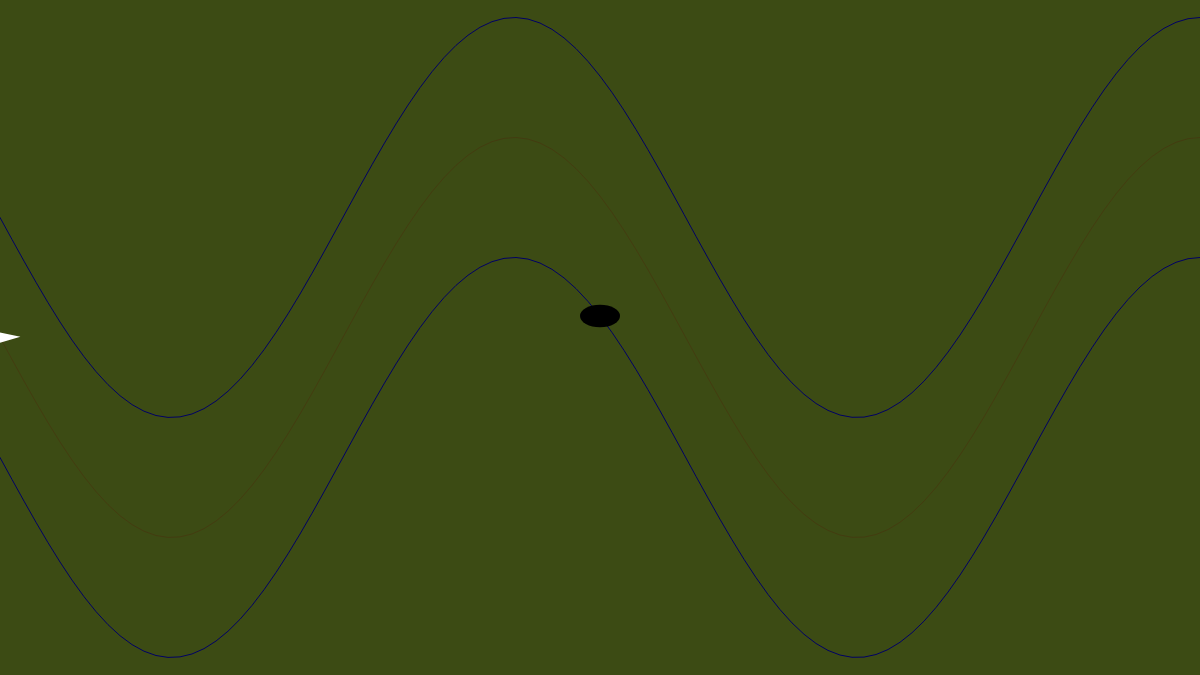
Frame 1 (no input)
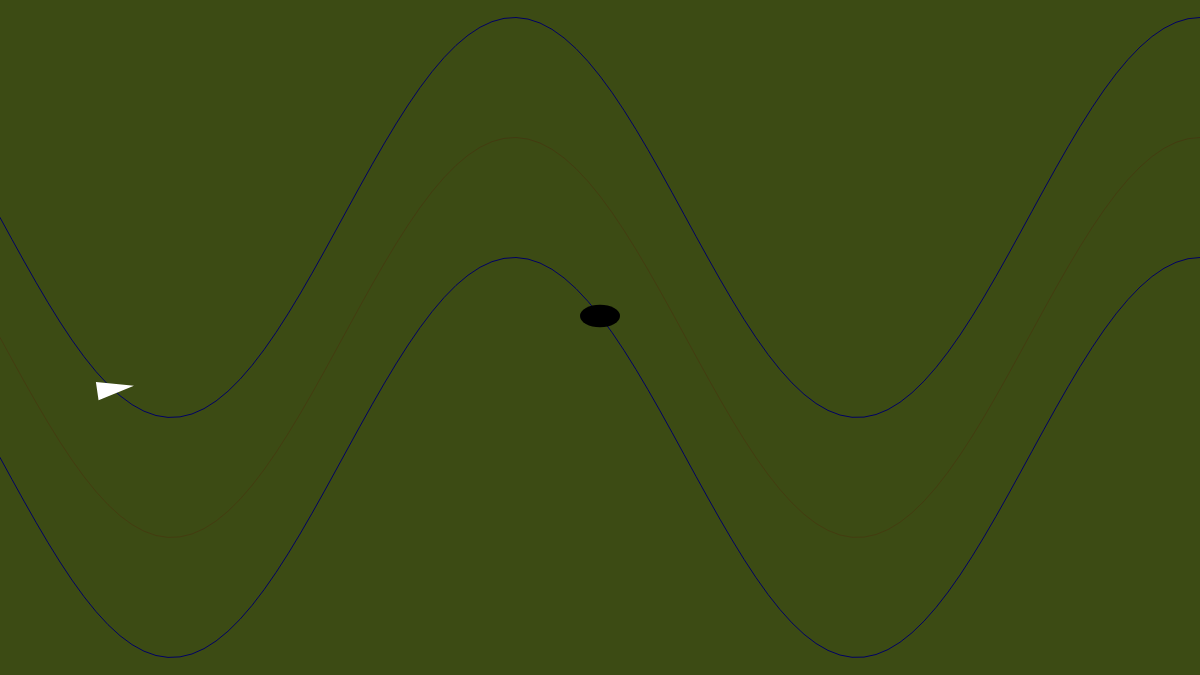
Frame 60 (no input)
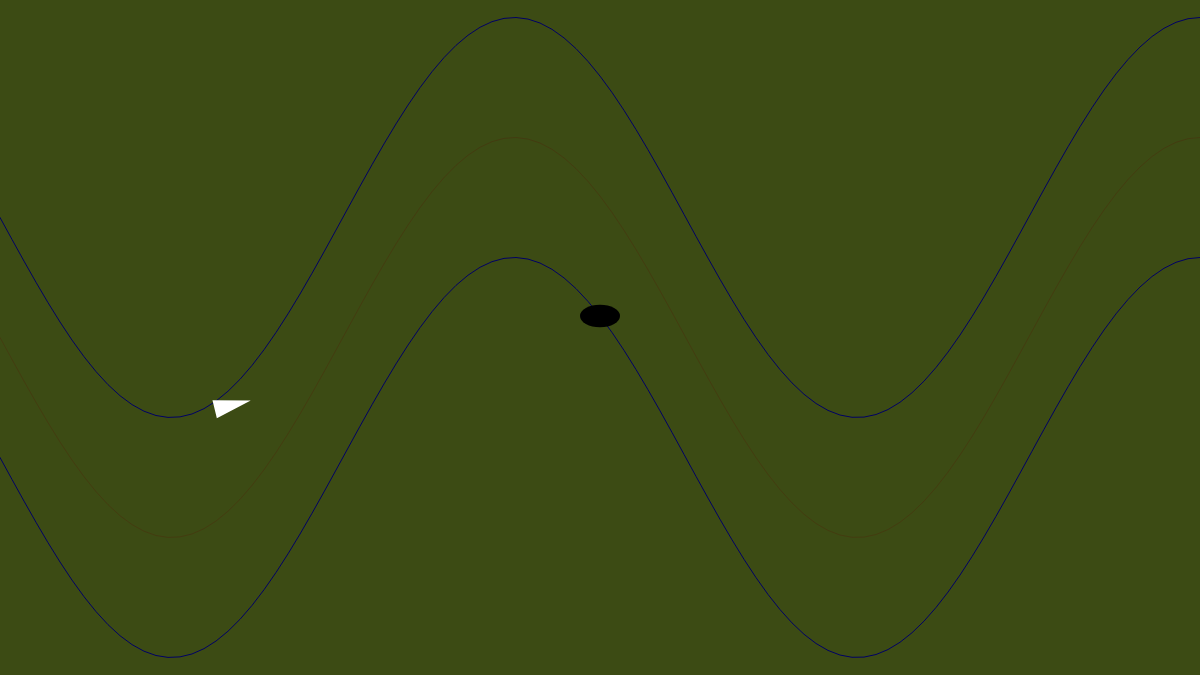
Frame 120 (the mouse pressed at the canvas centre since frame 60)

The p5.js sketch that drew these frames (run headless with seeded random() and noise() and a simulated clock; from frame 60 on, the mouse is pressed at the canvas centre):

// p5.js sketch
// ── sketch.js
let totalCurvePoints = 100; // Define the total number of points for the canal
let aspectRatio = 16/9; 
let numberOfWaves = 1.75; // Define the number of waves in the canal
let amplitude = 400; // Define the amplitude of the waves
let playerScale = 1/30;
let lineThickness = 1;
let canalSideSeparation = 10; //Higher = closer together

function setup() {
  let width = windowWidth;
  let height = windowWidth / aspectRatio;
  createCanvas(width, height);
  canal = new Canal(amplitude, numberOfWaves); // Create an instance of the Canal class
  pursuer = new Pursuer(0, height/2, canal);
  player = new Player(width/2, height/2, canal);
}

function draw() {
  background(60, 75, 20);
  canal.show();
  player.move();
  player.show();

  let steering = pursuer.arrive(player);
  pursuer.applyForce(steering);
  pursuer.update();
  pursuer.show();

}

class Canal {
  constructor(waveHeight, numWaves) {
    this.waveHeight = waveHeight; // Controls the vertical amplitude of the waves
    this.numWaves = numWaves; // Controls how many waves appear
    this.show();
  }

  show() {
    noFill();
    stroke(0, 0, 100);
    strokeWeight(lineThickness);
    //below is adapted from coding train wave example: https://editor.p5js.org/codingtrain/sketches/EIbEYLTaZ
    
    //Draw top canal boundary
    beginShape();
    for (let i = 0; i <= totalCurvePoints; i++) {
      let angle = map(i, 0, totalCurvePoints, 0, this.numWaves * TWO_PI); 
      let y = map(sin(angle), -1, 1, height / 2 - this.waveHeight / 2, height / 2 + this.waveHeight / 2) - width/canalSideSeparation; 
      let x = map(i, 0, totalCurvePoints, 0, width); 
      vertex(x, y);
    }
    endShape();
    
    push();
    stroke(100, 0, 0, 50);
    //Draw middle canal boundary for pathing purposes
    beginShape();
    for (let i = 0; i <= totalCurvePoints; i++) {
      let angle = map(i, 0, totalCurvePoints, 0, this.numWaves * TWO_PI); // Control number of waves
      let y = map(sin(angle), -1, 1, height / 2 - this.waveHeight / 2, height / 2 + this.waveHeight / 2);
      let x = map(i, 0, totalCurvePoints, 0, width); 
      vertex(x, y);
    }
    endShape();
    pop();
    
    //Draw bottom canal boundary
    beginShape();
    for (let i = 0; i <= totalCurvePoints; i++) {
      let angle = map(i, 0, totalCurvePoints, 0, this.numWaves * TWO_PI); // Control number of waves
      let y = map(sin(angle), -1, 1, height / 2 - this.waveHeight / 2, height / 2 + this.waveHeight / 2) + width/canalSideSeparation; 
      let x = map(i, 0, totalCurvePoints, 0, width); 
      vertex(x, y);
    }
    endShape();
    }

    //calculates the top/bottom boundary limit of the canal based on given x coordinate
    calcTopBoundary(xCoord) {
      let angle = map(xCoord, 0, width, 0, this.numWaves * TWO_PI);
      let y = map(sin(angle), -1, 1, height / 2 - this.waveHeight / 2, height / 2 + this.waveHeight / 2) - width/canalSideSeparation; 
      return y;
    }

    calcBottomBoundary(xCoord) {
      let angle = map(xCoord, 0, width, 0, this.numWaves * TWO_PI);
      let y = map(sin(angle), -1, 1, height / 2 - this.waveHeight / 2, height / 2 + this.waveHeight / 2) + width/canalSideSeparation; 
      return y;
    }

    calcMiddleBoundary(xCoord) {
      let angle = map(xCoord, 0, width, 0, this.numWaves * TWO_PI);
      let y = map(sin(angle), -1, 1, height / 2 - this.waveHeight / 2, height / 2 + this.waveHeight / 2); 
      return y;
    }
 
}

//adapted from polly branch 
class Player{
  constructor(x, y, canal) {
    this.position = createVector(x, y);
    this.velocity = createVector(0, 0);
    this.speed = 3;
  }

  move() {
    this.lowerYBound = canal.calcBottomBoundary(this.position.x);
    this.upperYBound = canal.calcTopBoundary(this.position.x);

    this.velocity.set(0, 0);
    //todo - moves faster than it should when two keys are pressed at once
    if (keyIsDown(UP_ARROW)) this.velocity.y = -this.speed;
    if (keyIsDown(DOWN_ARROW)) this.velocity.y = this.speed;
    if (keyIsDown(LEFT_ARROW)) this.velocity.x = -this.speed;
    if (keyIsDown(RIGHT_ARROW)) this.velocity.x = this.speed;

    this.position.add(this.velocity);

    if (this.position.y > this.lowerYBound) {
      this.position.y = this.lowerYBound;
    } else if (this.position.y < this.upperYBound) {
      this.position.y = this.upperYBound;
    }
  }

  show() {
    noStroke();
    fill(0);
    push();
    translate(this.position.x, this.position.y);
    rotate(this.velocity.heading());
    ellipse(0, 0, width*playerScale, height*playerScale);
    pop();
  }
}

//from polly branch 
class Pursuer {
  constructor(x, y, canal) {
    this.position = createVector(x, y);
    this.velocity = createVector(0, 0);
    this.acceleration = createVector(0, 0);
    this.maxSpeed = 2;
    this.maxForce = 0.3;
    this.r = 16;
    this.canal = canal;
    this.isDecelerating = false;
  }

  pursue(target) {
    let t = target.position.copy();
    let prediction = target.velocity.copy();
    prediction.mult(10);
    t.add(prediction);
    fill(0, 255, 0);
    circle(t.x, t.y, 16);
    return this.seek(t);
  }

  // Arrival behaviour (slowing down as the pursuer approaches the target, and
  // stopping once it reaches the target) is implemented by setting the 'arrival'
  // argument of the seek method. 
  arrive(target) {
    // 2nd argument true enables the arrival behavior
    return this.seek(target, true);
  }

  // Implements pursuer seek behaviour
  seek(target, arrival = false) {
    // trajectory = target_position - pursuer_position (all vectors!)
    let force = p5.Vector.sub(target.position, this.position);
    let desiredSpeed = this.maxSpeed;
    if (arrival) {
      let slowRadius = 100;  // the threshold around the target which defines the pursuer 'approaching' target
      let distance = force.mag();
      if (distance < slowRadius) {
        // This maps the distance from the range 0-slowRadius to the equivalent position in the range 0-this.maxSpeed
        // I.e. it is a proportionality factor that translates the distance between pursuer and target to the speed of
        // the pursuer (speed slows as distance decreases).
        desiredSpeed = map(distance, 0, slowRadius, 0, this.maxSpeed);
        this.isDecelerating = true;
      }
    }
    force.setMag(desiredSpeed); // Magnitude of the force is maxSpeed
    force.sub(this.velocity);   
    force.limit(this.maxForce); // Limit magnitude of the force to maxForce
    return force;
  }

  // Apply the force calculated in the steering calculations to the 
  // pursuer's acceleration (to change its trajectory)
  applyForce(force) {
    this.acceleration.add(force);
  }

  // Update the pursuer's locomotion
  update() {
    this.lowerYBound = canal.calcBottomBoundary(this.position.x);
    this.upperYBound = canal.calcTopBoundary(this.position.x);

    this.velocity.add(this.acceleration); // Update velocity and position vectors resulting from changes in acceleration
    this.velocity.limit(this.maxSpeed);
    this.position.add(this.velocity);

    // Limit the pursuer to the boundaries of the canal 
    
    if (this.position.y > this.lowerYBound) {
      this.position.y = this.lowerYBound;
    } else if (this.position.y < this.upperYBound) {
      this.position.y = this.upperYBound;
    }
     
    this.acceleration.set(0, 0);
  }

  // Draw the pursuer to the screen
  show() {
    this.middleBound = canal.calcMiddleBoundary(this.position.x);
    if (this.isDecelerating === true) {
      text('Arrival behaviour enabled', 10, 30);
      stroke(255);
      strokeWeight(2);
      fill(255);
      push();
      translate(this.position.x, this.position.y); // position of pursuer
      rotate(this.velocity.heading());             // orientation of pursuer
      triangle(-this.r, -this.r / 2, -this.r, this.r / 2, this.r, 0); // shape
      pop();
    } else {
      stroke(255);
      strokeWeight(2);
      fill(255);
      push();
      translate(this.position.x, this.position.y); // position of pursuer
      rotate(this.velocity.heading());             // orientation of pursuer
      triangle(-this.r, -this.r / 2, -this.r, this.r / 2, this.r, 0); // shape
      pop();
    }

  
  }
}
